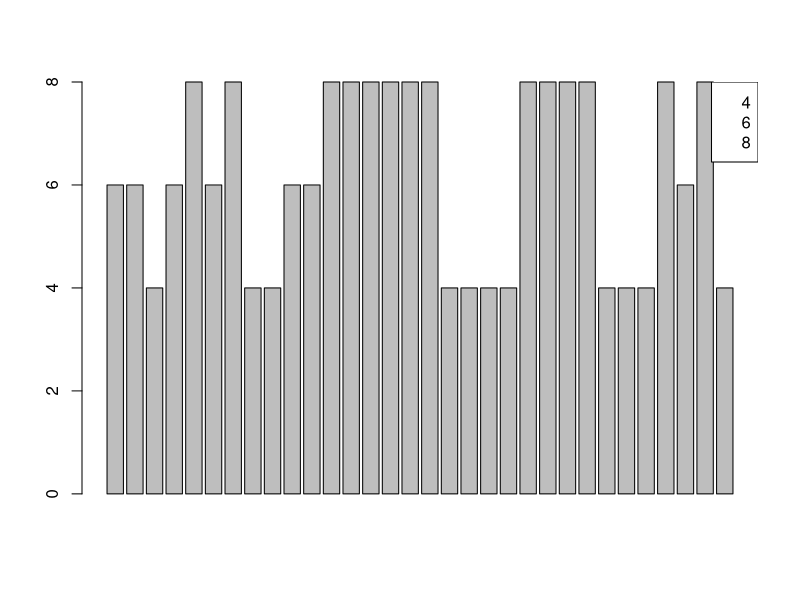

Source code (R):
foo<-list(1,2,3,4)
print(foo)
foo<-list(1:4)
print(foo)

nums<-c(1,2,3,4,5)
sq <-function(inp){
  return(sum(inp**2))
}

res<-sq(nums)
print(res)

for(i in 10:1){
  cat(i,"\n")
}

sign_<-function(num){
  x<-""
  if(num>0){
    x<-"positive"
  }
  else if(num<0){
    x<-"negative"
  }
  else{
    x<-"zeros"
  }
  return(x)
}

v<-sign_(0)
print(v)


mat<-matrix(runif(12),nrow=3,ncol=4)
print(mat[,2])

colors<-c("red","green","blue","black")
f<-factor(colors,levels=sort(unique(colors)))
print(f)
print(levels(f))

data("mtcars")
tab<-table(mtcars$cyl)
barplot(mtcars$cyl)
legend("topright",legend=row.names(tab))
